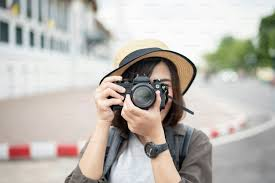
#> input picture Python Projects Class X/download.jpg, 275 x 183 px
$ python Q17.py
#> lines starting #> are read from the running program, lines starting #| are printed output that depends on the picture
from PIL import Image
img = Image.open("download.jpg")
#> img is the input picture: PIL image 275x183 RGB; mean R, G, B 187.2, 182.8, 176.3
crop_img = (100, 50, 400, 300)
cropped_img = img.crop(crop_img)
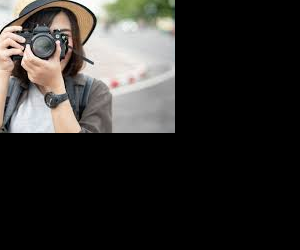
#> cropped_img: PIL image 300x250 RGB; mean R, G, B 49.9, 48, 45.6
cropped_img.save("cropped_pic.jpg")
print("Image Cropped And Saved")
